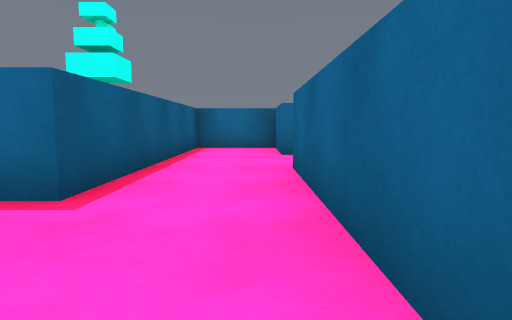
view 1 (above)

22 first-person views from a walk through a Unity game level. The camera is 0.29 m above the floor, tilts 6° down and sees 75° across. The floor is counted in squares, 0.5 m on a side. Each view is taken from the middle of a square. On the plan, view 1 faces up. The plan holds only what a view shows up to about 9 squares ahead; the rest is blank.

view 2
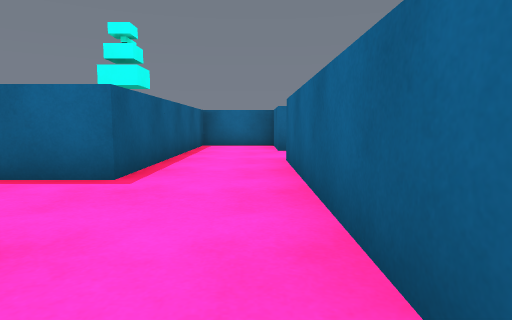

view 3
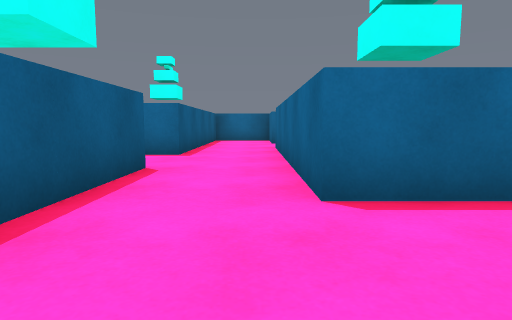

view 4
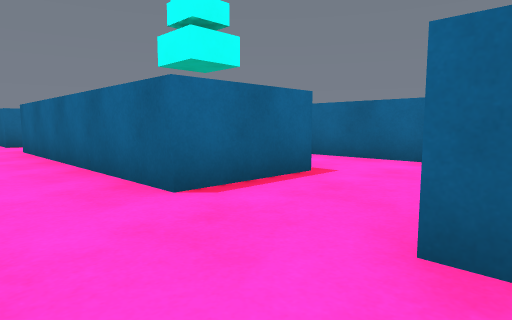

view 5
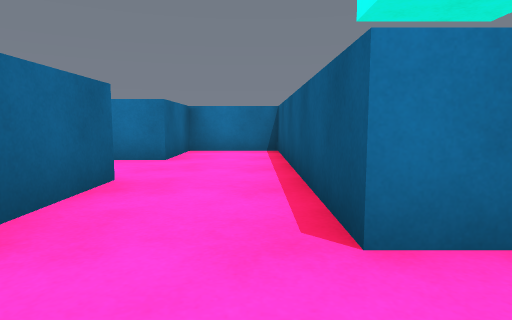

view 6
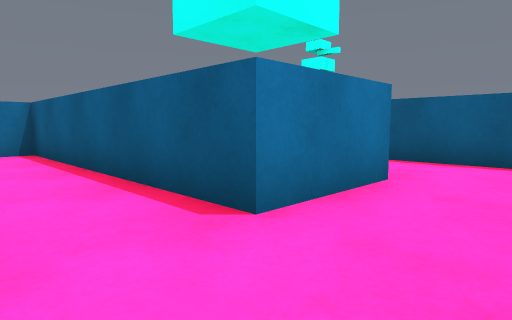

view 7
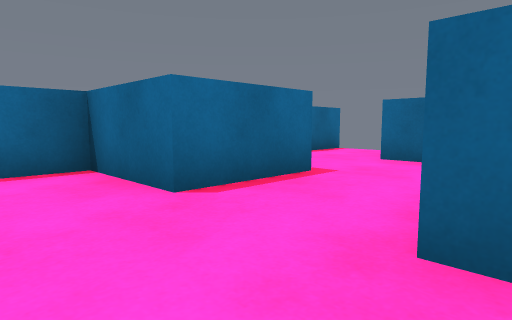

view 8
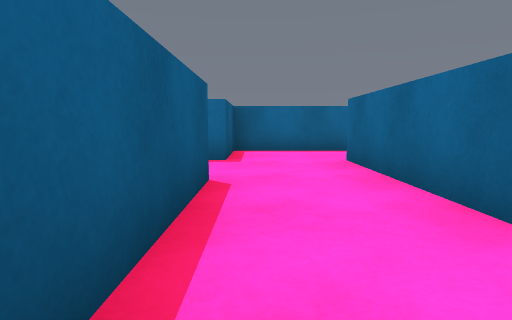

view 9
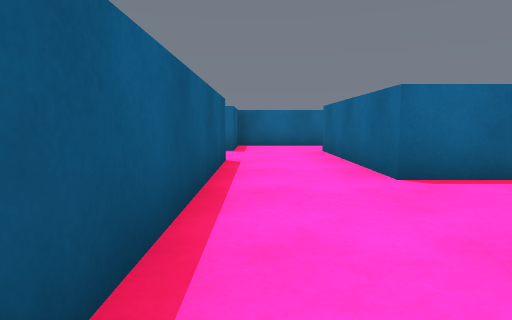

view 10
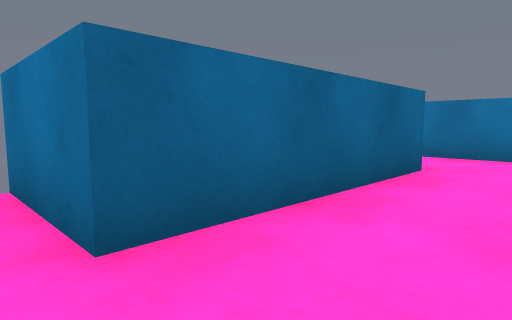

view 11
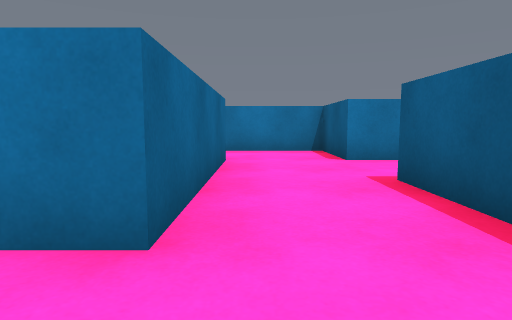

view 12
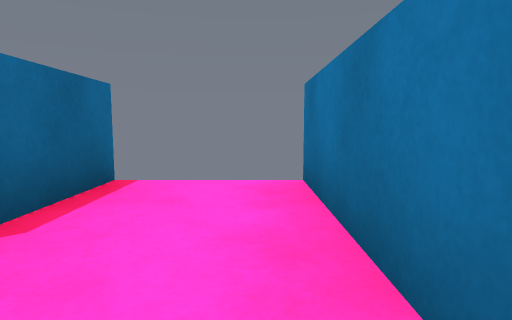

view 13
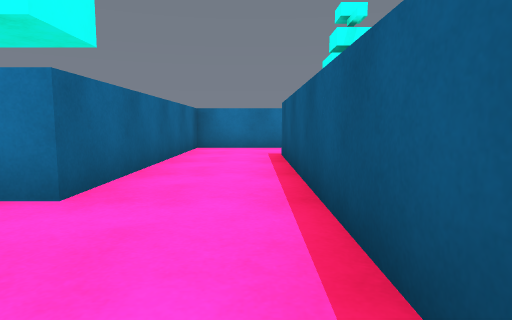

view 14
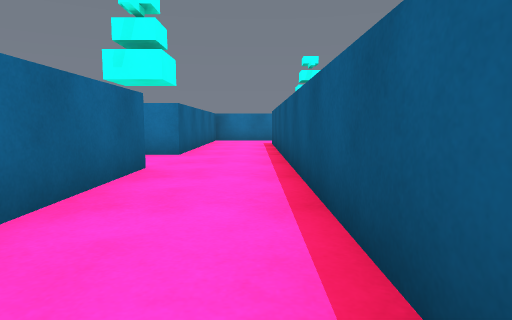

view 15
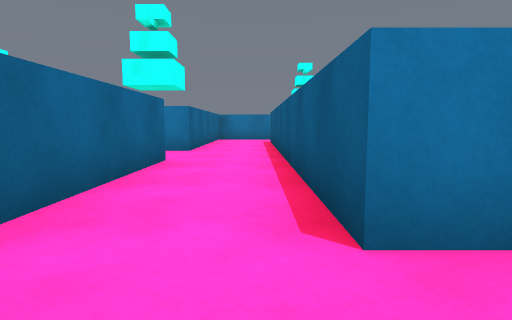

view 16
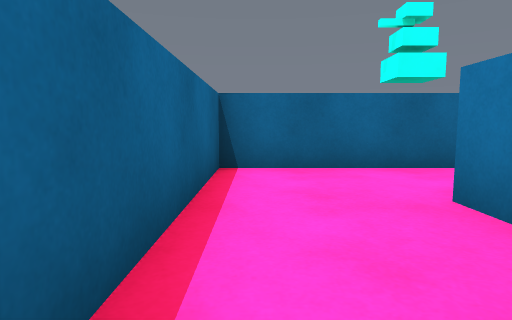

view 17
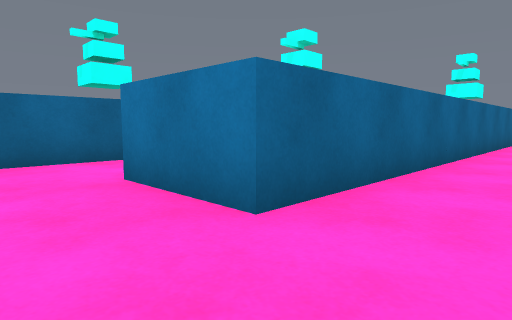

view 18
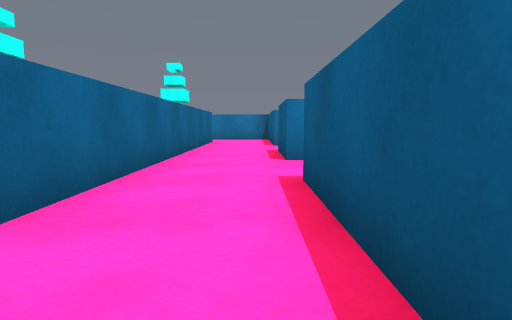

view 19
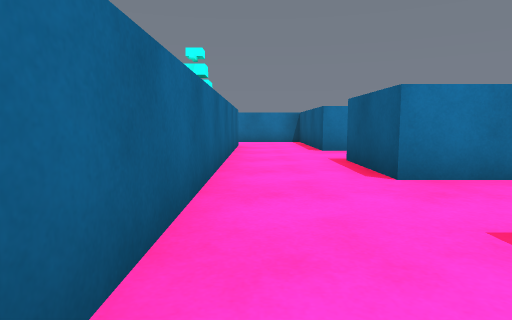

view 20
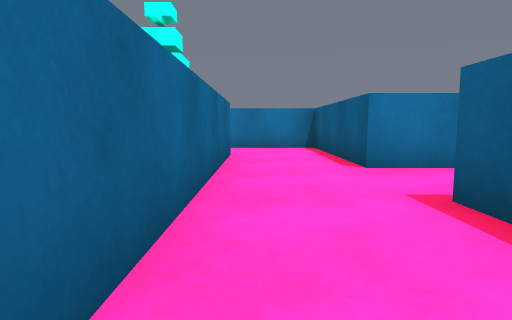

view 21
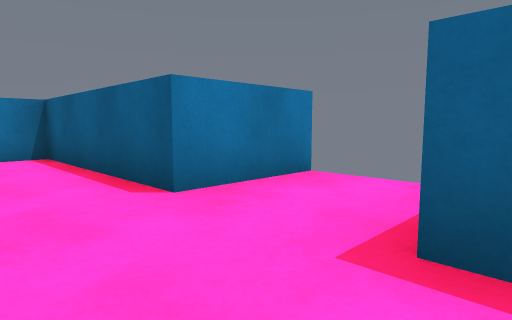

view 22
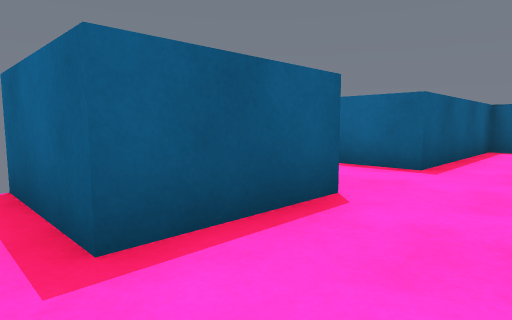

### Floor plan
Ten units are one square. View 1 is at (0, 0); x grows to the right and y downward. Boxes are objects, and circles mark ways between rooms. Rooms are numbered by the first view taken in them; rooms with no view inside come last. Other rooms are left out.
<svg viewBox="-121 -90 191 150">
<path fill="none" stroke="#000" d="M-15 -5 -15 15M5 15 5 -25M-15 15 -15 55 5 55 5 35 25 35M25 15 5 15M25 -65 5 -65 5 -85 -15 -85 -15 -25M5 -25 5 -45M25 -25 25 15M58 -25 45 -25M45 14 45 -5 65 -5M45 36 45 14M25 35 25 55 65 55M65 35 49 35M-35 -25 -35 -85 -55 -85M-15 -25 -28 -25M-55 -65 -55 35M-58 55 -35 55 -35 -5 -15 -5M-90 -85 -95 -85 -95 -45M-75 -45 -75 -65 -55 -65M-55 -85 -75 -85M-95 -45 -108 -45M-108 -25 -95 -25 -95 -5M-75 -5 -75 -45M-95 -5 -115 -5M-116 15 -95 15 -95 35M-75 35 -75 -5M25 -45 25 -25M45 -25 45 -65M65 -85 25 -85 25 -65M-95 35 -95 55 -72 55"/>
<circle cx="-5" cy="5" r="3" fill="#2a7"/>
<circle cx="-5" cy="-35" r="3" fill="#2a7"/>
<circle cx="-25" cy="-15" r="3" fill="#2a7"/>
<circle cx="15" cy="25" r="3" fill="#2a7"/>
<circle cx="15" cy="-55" r="3" fill="#2a7"/>
<circle cx="35" cy="5" r="3" fill="#2a7"/>
<circle cx="35" cy="-35" r="3" fill="#2a7"/>
<circle cx="-65" cy="-75" r="3" fill="#2a7"/>
<circle cx="-65" cy="45" r="3" fill="#2a7"/>
<circle cx="-85" cy="-55" r="3" fill="#2a7"/>
<circle cx="-85" cy="-15" r="3" fill="#2a7"/>
<circle cx="-85" cy="25" r="3" fill="#2a7"/>
<text x="-10" y="-10">1</text>
<text x="0" y="30">2</text>
<text x="0" y="-60">3</text>
<text x="40" y="-10">4</text>
<text x="40" y="40">5</text>
<text x="-50" y="-10">6</text>
<text x="-80" y="-70">7</text>
<text x="-90" y="-30">8</text>
<text x="-90" y="10">9</text>
<text x="40" y="-60">10</text>
<text x="-90" y="40">11</text>
</svg>
Room 1 opens to room 2. Room 1 opens to room 3. Room 1 opens to room 6. Room 2 opens to room 5. Room 3 opens to room 10. Room 4 opens to room 5. Room 4 opens to room 10. Room 6 opens to room 7. Room 6 opens to room 11. Room 7 opens to room 8. Room 8 opens to room 9. Room 9 opens to room 11.

Where each view was taken, in squares from view 1:
view 1: 0 up, 0 right, facing up
view 2: 1 down, 0 right, facing up
view 3: 4 down, 0 right, facing up
view 4: 4 down, 1 left, facing up-right
view 5: 2 up, 1 left, facing down
view 6: 2 up, 0 right, facing down-left
view 7: 4 up, 1 left, facing up-right
view 8: 1 up, 3 right, facing up
view 9: 1 down, 3 right, facing up
view 10: 1 up, 3 right, facing down-right
view 11: 2 up, 4 right, facing down
view 12: 5 down, 3 right, facing right
view 13: 3 up, 5 left, facing down
view 14: 7 up, 5 left, facing down
view 15: 8 up, 5 left, facing down
view 16: 8 up, 8 left, facing right
view 17: 8 up, 9 left, facing down-right
view 18: 8 up, 9 left, facing down
view 19: 6 up, 8 left, facing down
view 20: 3 up, 8 left, facing down
view 21: 1 up, 8 left, facing down-left
view 22: 0 up, 8 left, facing up-left
